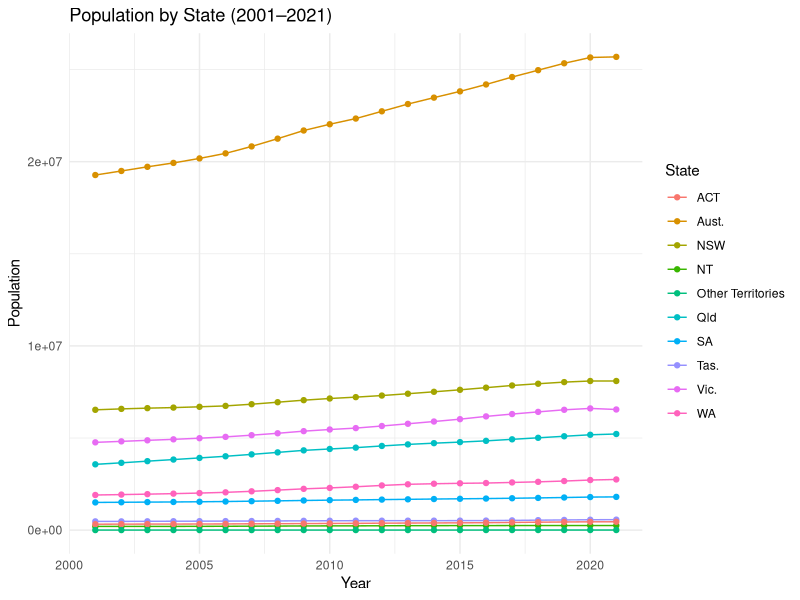

Reproduce this figure in R.
## ---- chunk 1
library(readxl)
library(dplyr)
library(tidyr)
library(ggplot2)

data2 <- read_excel("32180DS0001_2001-21.xlsx", sheet = "Table 5")

## ---- chunk 2
data2 <- data2[ , -1]
## ---- chunk 3
data2 <- data2[-c(1:5, 7), ]
## ---- chunk 4
first_empty_col <- which(colSums(!is.na(data2)) == 0)[1]

if (!is.na(first_empty_col)) {
  data2 <- data2[, 1:(first_empty_col - 1)]
}
## ---- chunk 5
data2 <- data2[rowSums(!is.na(data2)) > 0, ]
## ---- chunk 6

names(data2)[1] <- "State"

data2 <- data2 %>%
  mutate(
    State = recode(
      State,
      "New South Wales"             = "NSW",
      "Victoria"                    = "Vic.",
      "Queensland"                  = "Qld",
      "South Australia"             = "SA",
      "Western Australia"           = "WA",
      "Tasmania"                     = "Tas.",
      "Northern Territory"          = "NT",
      "Australian Capital Territory"= "ACT",
      "TOTAL AUSTRALIA"              = "Aust."
    )
  )

## ---- chunk 7

names(data2) <- as.character(unlist(data2[1, ]))

data2 <- data2[-1, ]

names(data2)[1] <- "State"

## ---- chunk 8
df_long <- data2 %>%
  pivot_longer(
    cols = -State,
    names_to = "Year",
    values_to = "Population"
  ) %>%
  mutate(
    Year = as.integer(Year),
    Population = as.numeric(Population)
  )

ggplot(df_long, aes(x = Year, y = Population, color = State, group = State)) +
  geom_line() +
  geom_point() +
  theme_minimal() +
  labs(
    title = "Population by State (2001–2021)",
    x = "Year",
    y = "Population"
  )
